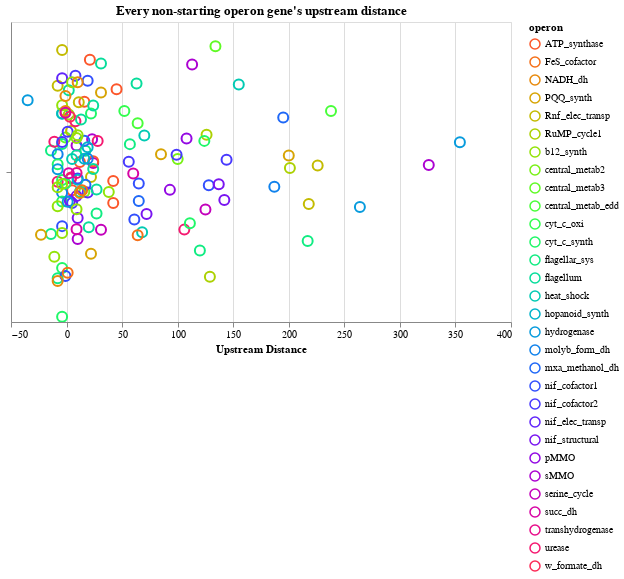

The cell this chart's notebook holds for it:
### Code cell
# interavtive version with some jitter to simulate swarm plot 
selection = alt.selection_multi(fields=['operon'], bind='legend')

stripplot = alt.Chart(
    all_ops_df[all_ops_df['start?']==False],
).mark_point().encode(
    y=alt.Y(
        'jitter:Q',
        title=None,
        axis=alt.Axis(values=[0], ticks=True, grid=False, labels=False),
        scale=alt.Scale()
    ),
    x=alt.X(
        'upstream_dist:Q',
        axis=alt.Axis(title="Upstream Distance")),
    color=alt.Color('operon:N',scale=alt.Scale(scheme="sinebow")),
    size=alt.condition(selection, alt.value(100), alt.value(10)),
    tooltip=["operon:N","gene:N", "upstream_dist:Q"],
    opacity=alt.condition(selection, alt.value(1), alt.value(0.2)),
).transform_calculate(
    # Generate Gaussian jitter with a Box-Muller transform
    jitter='sqrt(-2*log(random()))*cos(2*PI*random())'
).properties(
    height=300, 
    width=500,
    title="Every non-starting operon gene's upstream distance"
).add_selection(
        selection,
).interactive()

stripplot

### Figure 1 — Vega-Lite specification as saved in the notebook (floating-point values rounded to 4 significant figures; data arrays with more than 128 entries replaced by an {"elided": "..."} marker saying what was removed)
{"config": {"view": {"continuousWidth": 400, "continuousHeight": 300}}, "data": {"name": "data-87f11a144365f109ef54836178a5d0ed"}, "mark": "point", "encoding": {"color": {"type": "nominal", "field": "operon", "scale": {"scheme": "sinebow"}}, "opacity": {"condition": {"value": 1, "selection": "selector001"}, "value": 0.2}, "size": {"condition": {"value": 100, "selection": "selector001"}, "value": 10}, "tooltip": [{"type": "nominal", "field": "operon"}, {"type": "nominal", "field": "gene"}, {"type": "quantitative", "field": "upstream_dist"}], "x": {"type": "quantitative", "axis": {"title": "Upstream Distance"}, "field": "upstream_dist"}, "y": {"type": "quantitative", "axis": {"grid": false, "labels": false, "ticks": true, "values": [0]}, "field": "jitter", "scale": {}, "title": null}}, "height": 300, "selection": {"selector001": {"type": "multi", "fields": ["operon"], "bind": "legend"}, "selector002": {"type": "interval", "bind": "scales", "encodings": ["x", "y"]}}, "title": "Every non-starting operon gene's upstream distance", "transform": [{"calculate": "sqrt(-2*log(random()))*cos(2*PI*random())", "as": "jitter"}], "width": 500, "$schema": "https://vega.github.io/schema/vega-lite/v4.0.2.json", "datasets": {"data-87f11a144365f109ef54836178a5d0ed": {"elided": "145 records"}}}
